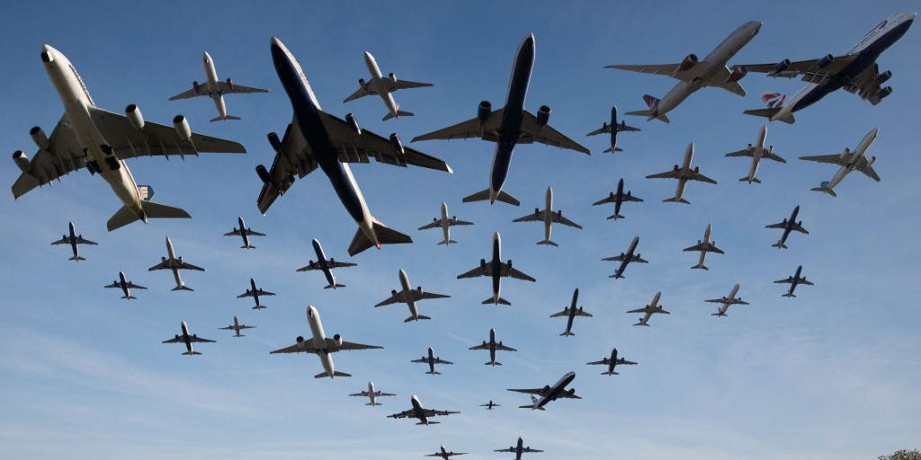
#> input picture Lab3/SourceIMG.jpeg, 921 x 460 px
$ python templateMatching.py
#> lines starting #> are read from the running program, lines starting #| are printed output that depends on the picture; after the words box and inside, x2 and y2 are one past the last pixel; in counts of white or black regions, pixels touching at a corner belong together
import cv2
import numpy as np
from matplotlib import pyplot as plt

def detect_most_accurate_obj(img_gray, template):
    height, width = template.shape

    # Minimum Square Difference (TM_SQDIFF) because we are looking for the min difference between the template image and the source image.
    res = cv2.matchTemplate(img_gray, template, cv2.TM_SQDIFF)

    # Plot minimum difference map
    # plt.imshow(res, cmap='gray')
    # plt.show()

    min_val, max_val, min_loc, max_loc = cv2.minMaxLoc(res)

    top_left = min_loc
    bottom_right = (top_left[0] + width, top_left[1] + height)

    cv2.rectangle(img_rgb, top_left, bottom_right, (255, 0, 0), 2)
    cv2.waitKey()
    cv2.destroyAllWindows()


def detect_multiple_obj(img_gray, template, threshold=0.5):
    height, width = template.shape

    # TM_CCOEFF_NORMED because we need to get the maximum values, not the minimum values
    # larger values means good fit
    res = cv2.matchTemplate(img_gray, template, cv2.TM_CCOEFF_NORMED)

    loc = np.where(res >= threshold)
    for pt in zip(*loc[::-1]):
        cv2.rectangle(img_rgb, pt, (pt[0] + width, pt[1] + height), (255, 0, 0), 1)

    cv2.imshow("Matched image", img_rgb)
    cv2.waitKey()
    cv2.destroyAllWindows()


# SWEET HOMEWORK


def multiscale_detect_multiple_obj(img_gray, template):
    # HINTS:
    # 1. LOOP over the input image at different scales
    # 2. APPLY matchtemplate
    # Draw the corresponding bounding box on the inital image
    return


if __name__ == '__main__':
    img_rgb = cv2.imread('SourceIMG.jpeg')
#> img_rgb is the input picture: shape (460, 921, 3); mean B, G, R 162.2, 133.8, 109.9
    img_gray = cv2.cvtColor(img_rgb, cv2.COLOR_BGR2GRAY)
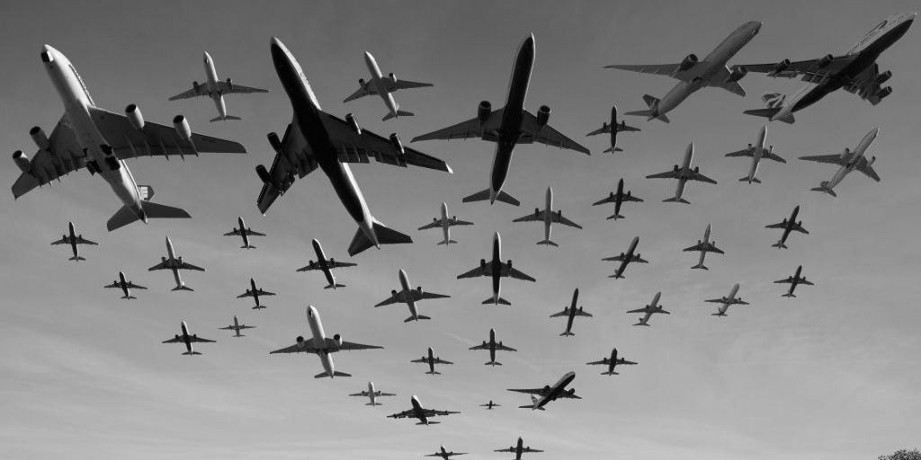
#> img_gray: shape (460, 921); min 0, max 255, mean 129.8
    template = cv2.imread('TemplateIMG.jpeg', 0)
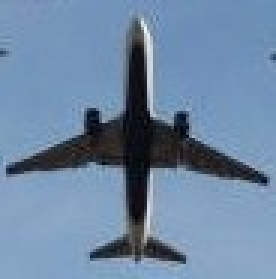
#> input picture Lab3/TemplateIMG.jpeg, 92 x 93 px (shown 3 times larger)
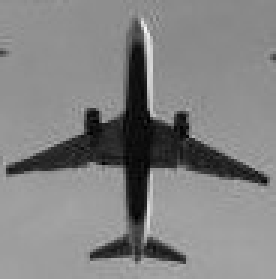
#> template: shape (93, 92) (shown 3 times larger); min 0, max 246, mean 130.4

    # detect_most_accurate_obj(img_gray, template)
    detect_multiple_obj(img_gray, template, threshold=0.5)
#> in detect_multiple_obj, `res = cv2.matchTemplate(img_gray, template, cv2.TM_CCOEFF_NORMED)`:
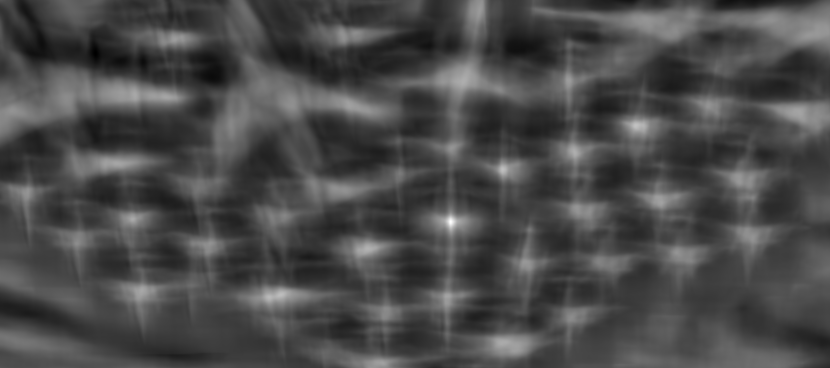
#> res: shape (368, 830) float32; min -0.319, max 0.833, mean 0.0167; drawn with min black and max white
#> in detect_multiple_obj, `loc = np.where(res >= threshold)`: loc = 181 positions, rows 123 to 298, columns 267 to 640
#> the loop in detect_multiple_obj, `for pt in zip(*loc[::-1]):` made 181 passes
#> pt on passes 1 to 3: (634, 123), (635, 123), (636, 123)
#> after the loop in detect_multiple_obj, `for pt in zip(*loc[::-1]):`:
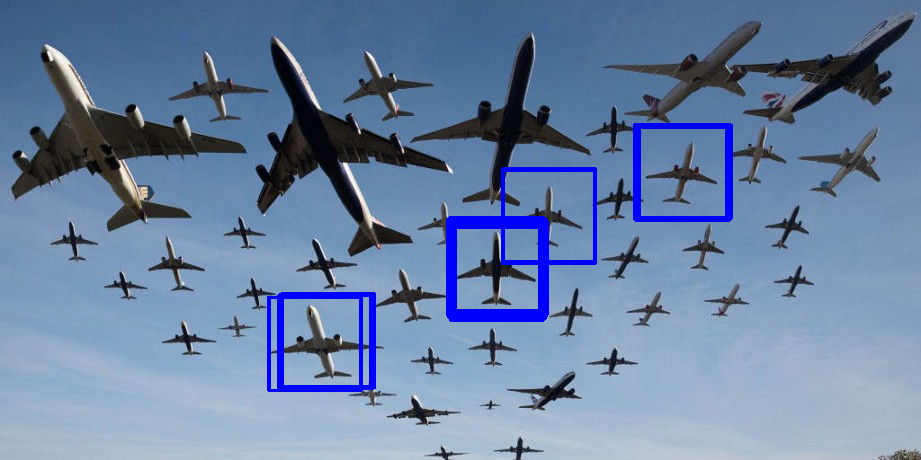
#> img_rgb: shape (460, 921, 3); 2.79% of pixels changed, all inside (x1, y1, x2, y2) = (267, 123, 733, 392)
